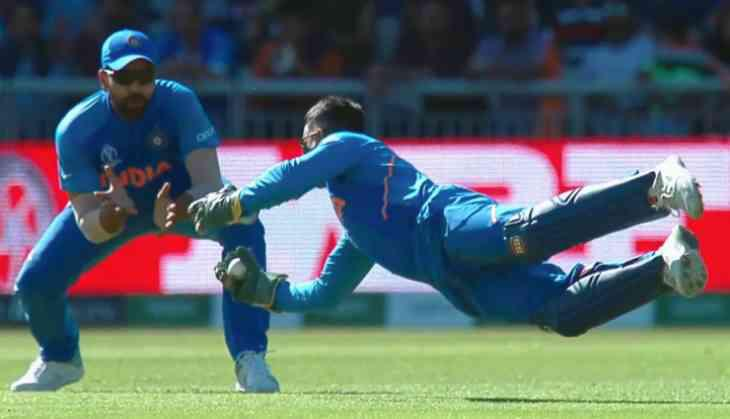
#> input picture Test/FFT/data/Orig_730x419.jpg, 730 x 419 px, found by its file name
$ python fft-scale.py   (older library calls are emulated)
#> lines starting #> are read from the running program, lines starting #| are printed output that depends on the picture
import cv2
import numpy as np

# now we will be loading the image and converting it to grayscale
image = cv2.imread(r"Test/FFT/data/Orig_730x419.jpg")
#> image is the input picture: shape (419, 730, 3); mean B, G, R 106.3, 104.1, 91.5

gray = cv2.cvtColor(image, cv2.COLOR_BGR2GRAY)
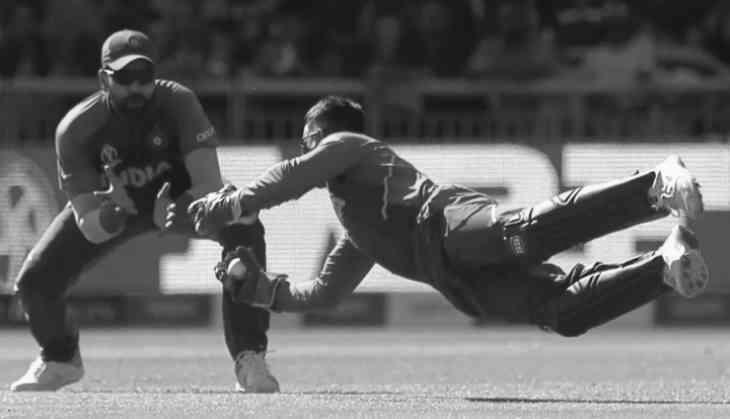
#> gray: shape (419, 730); min 8, max 254, mean 100.6

# Compute the discrete Fourier Transform of the image
fourier = cv2.dft(np.float32(gray), flags=cv2.DFT_COMPLEX_OUTPUT)

# Shift the zero-frequency component to the center of the spectrum
fourier_shift = np.fft.fftshift(fourier)

# calculate the magnitude of the Fourier Transform
magnitude = 20*np.log(cv2.magnitude(fourier_shift[:,:,0],fourier_shift[:,:,1]))
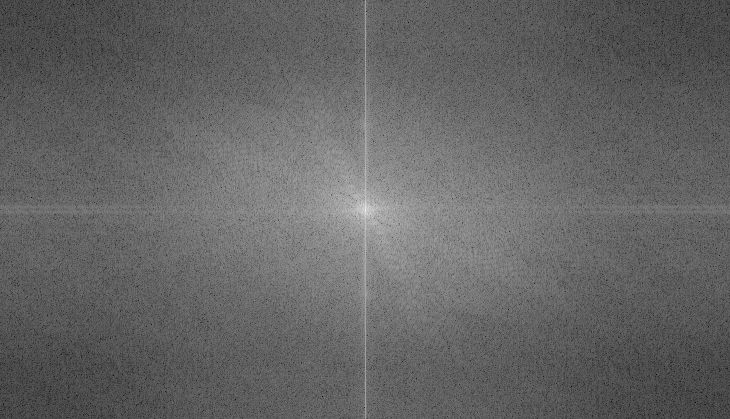
#> magnitude: shape (419, 730) float32; min 14.44, max 344.8, mean 145.2; drawn with min black and max white

# Scale the magnitude for display
magnitude = cv2.normalize(magnitude, None, 0, 255, cv2.NORM_MINMAX, cv2.CV_8UC1)

# Display the magnitude of the Fourier Transform
cv2.imshow('Original Image', image)
cv2.imshow('Fourier Transform - Magnitude', magnitude)
cv2.waitKey(0)
cv2.destroyAllWindows()
